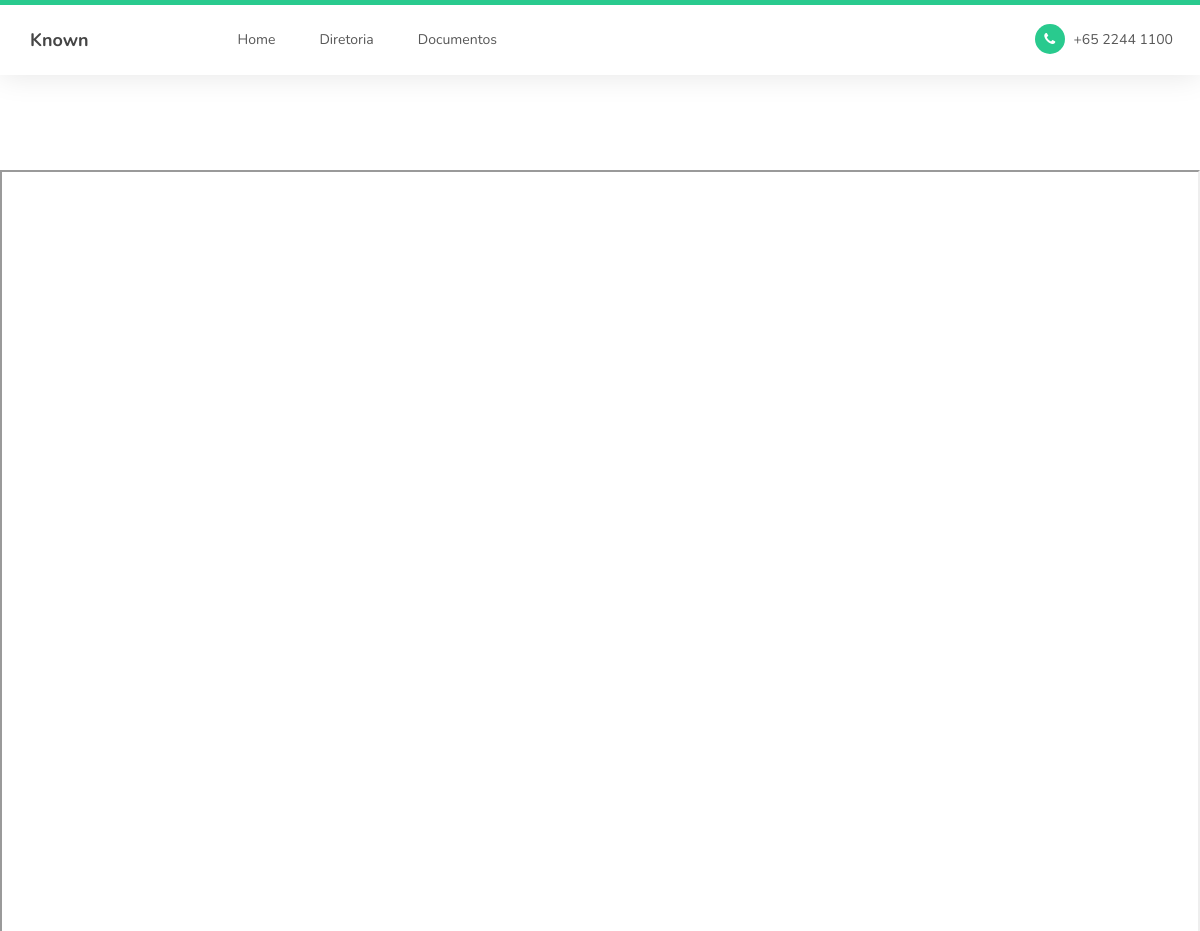
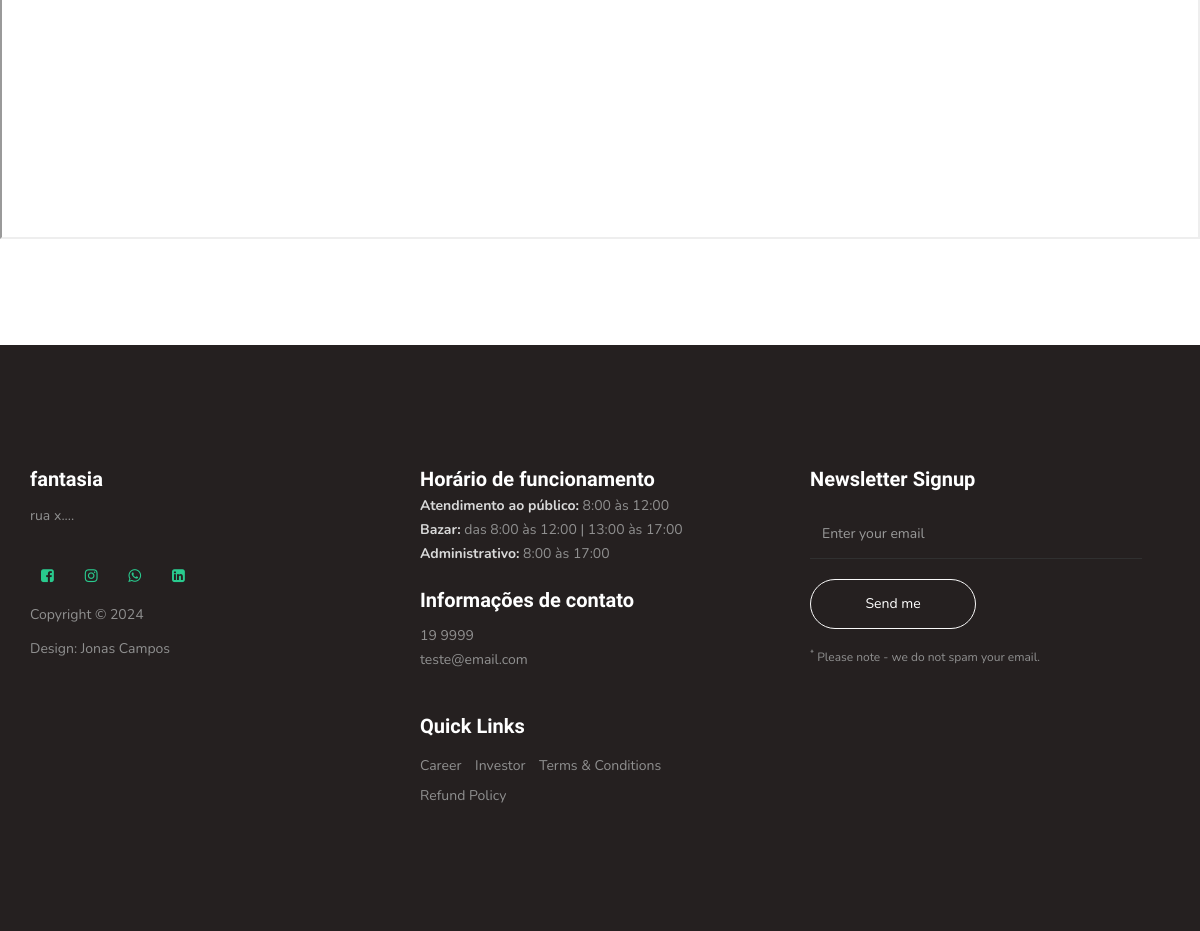
Screenshot of /documentos/ with the database file from the repository (2 pictures, top to bottom).
### company_entity/models.py (models this page shows, shortened)
class Company(models.Model):
    id = models.AutoField(primary_key=True)
    logo = models.ImageField(
        upload_to="company_entity/logos", verbose_name="Logo", null=True, blank=True
    )
    company_name = models.CharField(max_length=100, verbose_name="Razão Social")
    trade_name = models.CharField(max_length=100, verbose_name="Nome Fantasia")
    is_active = models.BooleanField(
        blank=False, null=False, default=True, verbose_name="Ativo"
    )
    cnpj = models.CharField(max_length=14, verbose_name="CNPJ", null=True, blank=True)
    state_registration = models.CharField(
        max_length=20, verbose_name="Inscrição Estadual", null=True, blank=True
    )
    municipal_registration = models.CharField(
        max_length=20, verbose_name="Inscrição Municipal", null=True, blank=True
    )
    address = models.CharField(
        max_length=100, verbose_name="Endereço", null=True, blank=True
    )
    phone = models.CharField(
        max_length=20, verbose_name="Telefone", null=True, blank=True
    )
    email = models.EmailField(
        max_length=100, verbose_name="E-mail", null=True, blank=True
    )
    website = models.URLField(
        max_length=100, verbose_name="Website", null=True, blank=True
    )
    social_media_facebook = models.URLField(
        blank=True, null=True, verbose_name="Facebook"
    )
    social_media_instagram = models.URLField(
        blank=True, null=True, verbose_name="Instagram"
    )
    social_media_whatsapp = models.URLField(
        blank=True, null=True, verbose_name="WhatsApp"
    )
    social_media_linkedin = models.URLField(
        blank=True, null=True, verbose_name="Linkedin"
    )
    opening_date = models.DateField(
        verbose_name="Data de Abertura", null=True, blank=True
    )
    main_activity = models.CharField(
        max_length=100, verbose_name="Atividade Principal", null=True, blank=True
    )
    secondary_activity = models.CharField(
        max_length=100, verbose_name="Atividade Secundária", null=True, blank=True
    )
    responsible_name = models.CharField(
        max_length=100, verbose_name="Nome do Responsável", null=True, blank=True
    )
    cpf = models.CharField(max_length=14, verbose_name="CPF", null=True, blank=True)
    notes = models.TextField(verbose_name="Observações", null=True, blank=True)
    created_at = models.DateTimeField(auto_now_add=True, verbose_name="Criado em")
    updated_at = models.DateTimeField(
        auto_now=True,
        verbose_name="Atualizado em",
    )
    def __str__(self):
        return self.company_name
    class Meta:
        verbose_name = "Empresa"
        verbose_name_plural = "Empresas"
        ordering = ["id"]

class SiteFooter(models.Model):
    id = models.AutoField(primary_key=True)
    main_footer = models.BooleanField(
        editable=True,
        default=True,
        unique=True,
        verbose_name="Rodapé Principal",
        help_text="Marque para definir como rodapé principal do site",
        error_messages={"unique": "Já existe um rodapé principal definido"},
    )
    name = models.CharField(
        max_length=100,
        default="Rodapé padrão do site",
        verbose_name="Nome do rodapé (controle interno)",
    )
    service_hours = RichTextField(max_length=200, verbose_name="Horário de Atendimento")
    line_text1 = models.CharField(max_length=200, verbose_name="Texto da Linha 1")
    line_text2 = models.CharField(max_length=200, verbose_name="Texto da Linha 2")
    class Meta:
        verbose_name = "Rodapé do Site"
        verbose_name_plural = "Rodapés do Site"
        ordering = ["id"]

### documents/views.py (the view)
# urls.py: path("documentos/", iframe_documents_view),
def iframe_documents_view(request):
    return render(request, "documents.html")

### app/context_processors.py (called while the page is built)
def context_company(request):
    company = Company.objects.all().first()
    return {'company': company}

def context_footer(request):
    footer = SiteFooter.objects.filter(main_footer=True).first()
    return {'footer': footer}

def context_partner(request):
    partner = Partner.objects.all()
    print(partner)
    return {'partner': partner}

def context_header_banner(request):
    header_banner = HeaderBanner.objects.all()
    return {'header_banner': header_banner}

### documents/templates/documents.html
{% extends "base.html" %}
{% block content %}
<section>
    <iframe src="https://gerr.com.br/principal.php?m=portal&chave=46429379000150&proponente=03.295.254/0001-72"
        width="100%" height="1000px">
    </iframe>
</section>
{% endblock %}

### company_entity/templates/footer.html
<footer id="footer">
     <div class="container">
          <div class="row">
               <div class="col-md-4 col-sm-6">
                    <div class="footer-info">
                         <div class="section-title">
                              <h2> {{ company.trade_name }} </h2>
                         </div>
                         <address>
                              <p>{{ company.address }}</p>
                         </address>
                         <ul class="social-icon">
                              <li><a href="{{ company.social_media_facebook }}" class="fa fa-facebook-square" attr="facebook icon"></a></li>
                              <li><a href="{{ company.social_media_instagram }}" class="fa fa-instagram"></a></li>
                              <li><a href="{{ company.social_media_whatsapp }}" class="fa fa-whatsapp"></a></li>
                              <li><a href="{{ company.social_media_linkedin }}" class="fa">&#xf08c;</a></li>
                         </ul>
                         <div class="copyright-text">
                              <p>Copyright &copy; 2024 </p>
                              <p>Design: Jonas Campos</p>
                         </div>
                    </div>
               </div>
               <div class="col-md-4 col-sm-6">
                    <div class="footer-info">
                         <div class="section-title">
                              <h2>Horário de funcionamento</h2>
                              {{ footer.service_hours | safe }}
                         </div>
                         <div class="section-title">
                              <h2>Informações de contato</h2>
                         </div>
                         <address>
                              <p>{{ company.phone }}</p>
                              <p><a href="mailto:{{ company.email }}">{{ company.email }}</a></p>
                         </address>
                         <div class="footer_menu">
                              <h2>Quick Links</h2>
                              <ul>
                                   <li><a href="#">Career</a></li>
                                   <li><a href="#">Investor</a></li>
                                   <li><a href="#">Terms & Conditions</a></li>
                                   <li><a href="#">Refund Policy</a></li>
                              </ul>
                         </div>
                    </div>
               </div>
               <div class="col-md-4 col-sm-12">
                    <div class="footer-info newsletter-form">
                         <div class="section-title">
                              <h2>Newsletter Signup</h2>
                         </div>
                         <div>
                              <div class="form-group">
                                   <form action="#" method="get">
                                        <input type="email" class="form-control" placeholder="Enter your email"
                                             name="email" id="email" required="">
                                        <input type="submit" class="form-control" name="submit" id="form-submit"
                                             value="Send me">
                                   </form>
                                   <span><sup>*</sup> Please note - we do not spam your email.</span>
                              </div>
                         </div>
                    </div>
               </div>
          </div>
     </div>
</footer>

### static/css/templatemo-style.css (style rules this page uses)
body { background: #ffffff; font-family: 'Nunito', sans-serif; overflow-x: hidden; padding-top: 70px; }
h1,h2,h3,h4,h5,h6 { font-family: 'Muli', sans-serif; font-weight: bold; line-height: inherit; }
h2 { color: #353535; font-size: 2em; padding-bottom: 10px; }
p { color: #757575; font-size: 14px; font-weight: normal; line-height: 24px; }
html { -webkit-font-smoothing: antialiased; }
a { color: #252525; -webkit-transition: 0.5s; transition: 0.5s; text-decoration: none !important; }
a, input, button, .form-control { -webkit-transition: 0.5s; transition: 0.5s; }
.section-title { padding-bottom: 40px; }
.section-title h2 { margin: 0; }
section { position: relative; padding: 100px 0; }
footer { background: #252020; padding: 120px 0; }
footer .section-title { padding-bottom: 10px; }
footer h2 { font-size: 20px; }
footer a, footer p { color: #909090; }
footer strong { color: #d9d9d9; }
footer address p { margin-bottom: 0; }
footer .social-icon { margin-top: 25px; }
.footer-info { margin-right: 2em; }
.footer-info h2 { color: #ffffff; padding: 0; }
.footer_menu h2 { margin-top: 2em; }
.footer_menu ul { margin: 0; padding: 0; }
.footer_menu li { display: inline-block; list-style: none; margin: 5px 10px 5px 0; }
.newsletter-form .form-control { background: transparent; border-radius: 0; box-shadow: none; border: 0; border-bottom: 1px solid #303030; height: 50px; margin: 5px 0; }
.newsletter-form input[type="submit"] { background: transparent; border: 1px solid #f9f9f9; border-radius: 50px; color: #ffffff; display: block; margin-top: 20px; outline: none; width: 50%; }
.newsletter-form .form-group span { color: #909090; display: block; font-size: 12px; margin-top: 20px; }
.social-icon { position: relative; padding: 0; margin: 0; }
.social-icon li { display: inline-block; list-style: none; margin-bottom: 5px; }
.social-icon li a { border-radius: 100px; color: #29ca8e; font-size: 15px; width: 35px; height: 35px; line-height: 35px; text-decoration: none; text-align: center; transition: all 0.4s ease-in-out; position: relative; margin: 5px 5px 5px 0; }

### rows the page displays
Company: trade_name "fantasia", address "rua x....", phone "19 9999", email "teste@email.com"
SiteFooter: service_hours "Atendimento ao público: 8:00 às 12:00 Bazar: das 8:00 às 12:00 | 13:00 às 17:00 Administrativo: 8:00 às 17:00"
